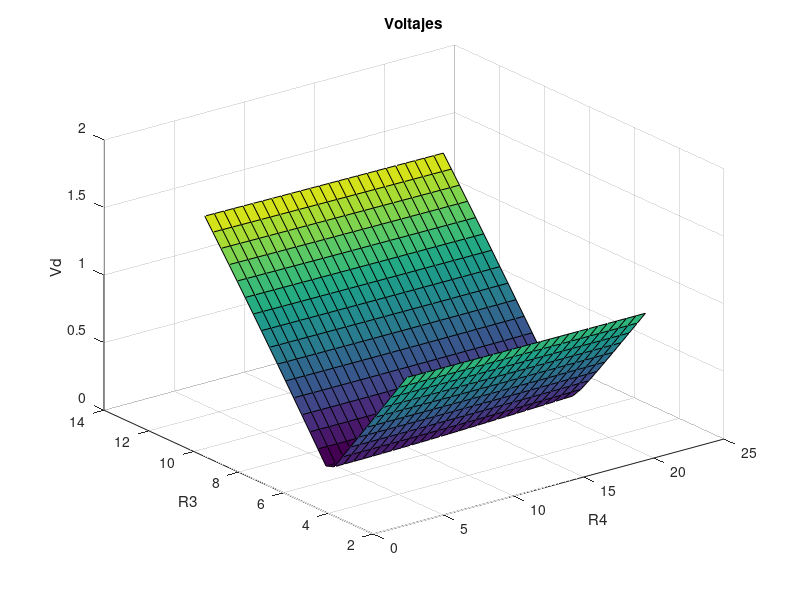
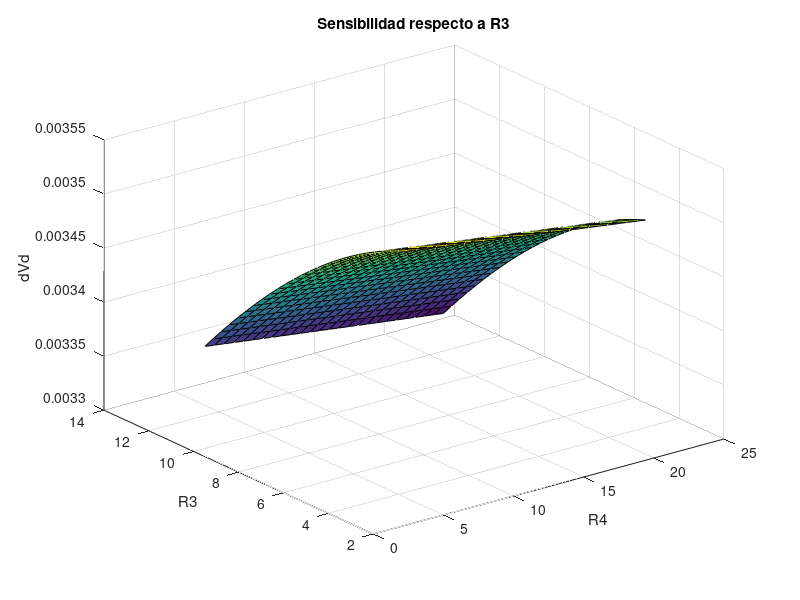
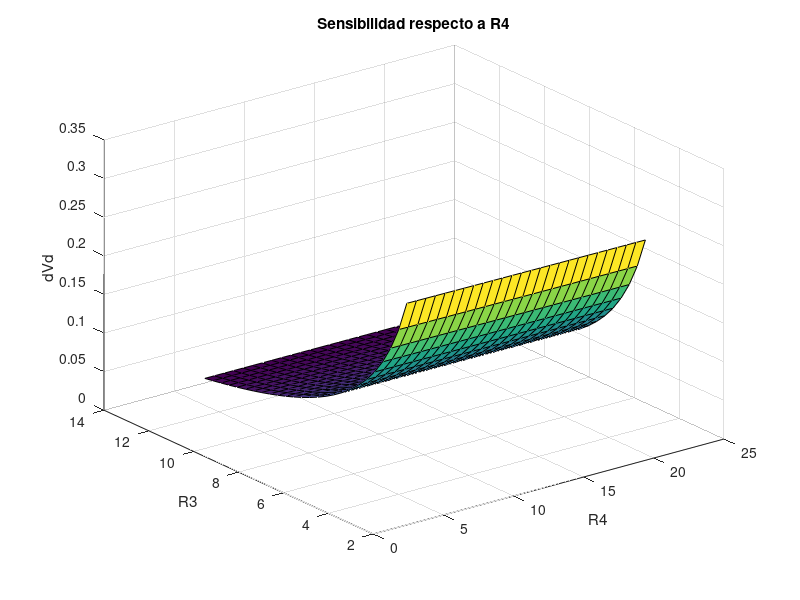

These charts were generated, in order, by the following MATLAB code:
clear
% Constantes
R1 = 1e3; % Ohm. Afecta Unicamente a R1
C3 = 100e-9; % F. Afecta a ambos

f = 10e3; % Hz
w = 2*pi*f; % Rad*s-1
Vg = 10; % V

% Control
spanL = [0.4e-3 2.1e-3];
NR1 = 25; % Vueltas del R1

QN = 53; % Placeholder
spanQ = [0.25*QN QN];
NR3 = 25; % Vueltas del R3

spanR = w*[max(spanL)/min(spanQ) min(spanL)/max(spanQ)];

% Elemento de "Prueba"
Lx = (max(spanL)-min(spanL))*rand()+min(spanL); % Random
Rx = w*Lx*QN;

% Parametro Resistencia 1 (Afecta con Lx)
spanR4 = spanL/(C3*R1); % Ohm
ranR4 = max(spanR4) - min(spanR4); % Rango de R1
DR4 = ranR4/NR1; % Delta R1
R4 = (min(spanR4):DR4:max(spanR4));

% Parametro Reistencia 3 (Afecta con Qx)
spanR3 = 1./( w .* spanQ * C3); % Ohm
ranR3 = max(spanR3) - min(spanR3); % Rango de R3
DR3 = ranR3/NR3; % Delta R3
R3 = (min(spanR3):DR3:max(spanR3));

% Impedancias
Z1 = R1;
Z2 = 1./(1/Rx + 1/(1i*w*Lx));
Z3 = R3 + 1/(1i*w*C3);
Z4 = R4;

% Calculo
Vd = zeros(length(R4),length(R3));
for i=1:length(R4)
    for j=1:length(R3)
        Vd(i,j) = abs(Z3(j)/(Z1+Z3(j)) - Z4(i)/(Z2+Z4(i)))*Vg;
    end
end

figure(1);
surf(R4,R3,Vd);
xlabel('R4');
ylabel('R3');
zlabel('Vd');
title ('Voltajes');

% Sensibilidades
% Sensibilidad a R3
dVdR3 = zeros(length(R4),length(R3));
for i=1:length(R4)
    for j=1:length(R3)
        dVdR3(i,j) = abs(1/((1 + Z1/Z3(j))*(Z4(i)/Z2 + 1))*DR3/Z3(j)*Vg);
    end
end

figure(2);
surf(R4,R3,dVdR3);
xlabel('R4');
ylabel('R3');
zlabel('dVd');
title('Sensibilidad respecto a R3');

% Sensibilidad a R1
dVdR4 = zeros(length(R4),length(R3));
for i=1:length(R4)
    for j=1:length(R3)
        dVdR4(i,j) = abs(1/((1 + Z1/Z3(j))*(Z4(i)/Z2 + 1))*DR4/Z4(i)*Vg);
    end
end

figure(3);
surf(R4,R3,dVdR4);
xlabel('R4');
ylabel('R3');
zlabel('dVd');
title('Sensibilidad respecto a R4');